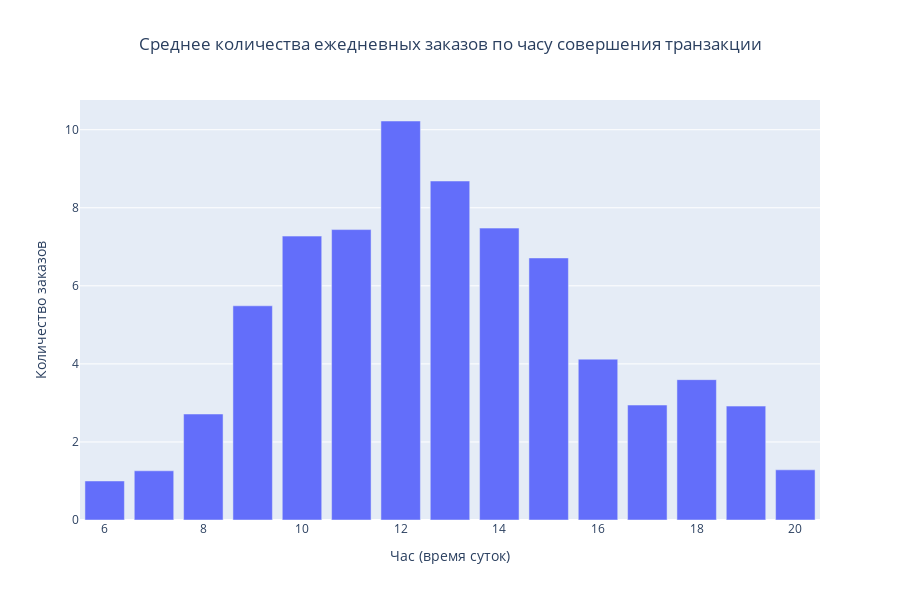

Here is the notebook cell this chart was saved with:
### Markdown cell above
### Задание 4.7
Выделите дату из признака времени совершения транзакции.
Сгруппируйте данные по датам и часам совершения транзакции и найдите количество заказов на каждый день-час. Затем найдите среднее количество ежедневно поступающих заказов в каждый из часов.

Постройте визуализацию, отражающую распределение среднего количества ежедневно поступающих заказов по времени суток (часу совершения транзакции).

Выберите верные утверждения:
* Больше всего заказов совершается в дневное время в интервале от 18 до 20 часов
* Больше всего заказов совершается в вечернее время в интервале от 10 до 15 часов
* Начиная с 21 часа вечера и до 6 утра (не включительно) заказы не поступают 
* Заказы поступают во все периоды дня

### Code cell
df_dt = data[['InvoiceDate', 'InvoiceNo', 'hour']]
df_dt['date'] = df_dt['InvoiceDate'].dt.date

data_dt = df_dt.groupby(['date', 'hour'])['InvoiceNo'].nunique()
data_dt = pd.DataFrame(data_dt).reset_index().rename(mapper={'InvoiceNo': 'value'}, axis=1)

hour_dt = data_dt.groupby('hour')['value'].mean()
hour_dt = pd.DataFrame(hour_dt).reset_index()
display(hour_dt)

fig = go.Figure()

fig.add_trace(go.Bar(x=hour_dt['hour'], 
                     y=hour_dt['value'])
              )

fig.update_layout(title='Среднее количества ежедневных заказов по часу совершения транзакции', 
                  title_x = 0.5,
                  height=600)

fig.update_xaxes(title_text='Час (время суток)')
fig.update_yaxes(title_text='Количество заказов')

fig.show()

### Figure 1 — Plotly figure (JSON) as saved in the notebook; plotly's stock layout.template omitted (floating-point values rounded to 4 significant figures)
{"data": [{"type": "bar", "x": [6, 7, 8, 9, 10, 11, 12, 13, 14, 15, 16, 17, 18, 19, 20], "y": [1, 1.261, 2.716, 5.488, 7.274, 7.441, 10.22, 8.685, 7.478, 6.714, 4.121, 2.945, 3.596, 2.918, 1.286]}], "layout": {"height": 600, "title": {"text": "Среднее количества ежедневных заказов по часу совершения транзакции", "x": 0.5}, "xaxis": {"title": {"text": "Час (время суток)"}}, "yaxis": {"title": {"text": "Количество заказов"}}}}
